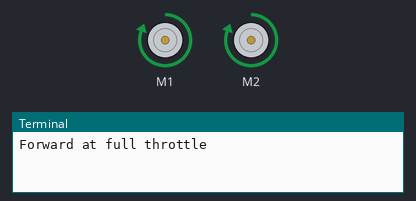
A program run on a simulated Raspberry Pi (BCM pin numbers). Shown: 2 × DC motor (green arrow = forward, orange = backward, longer = faster), the last lines printed to the terminal. At 13.5 s the program stops and its outputs stay as they are.

Above: at 0.1 s.
At 2.1 s:
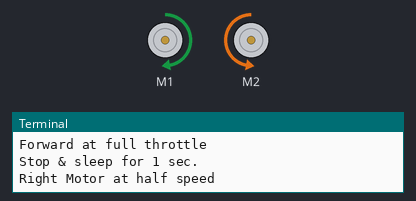
At 7.1 s:
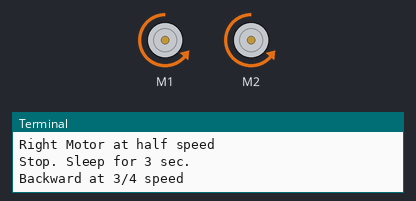
At 13.6 s:
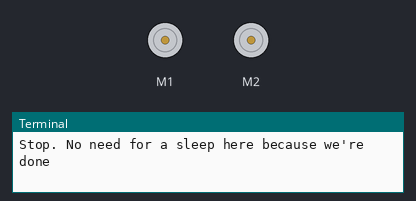
Timing chart, 0 to 15.0 s (numbered marks = the images above):
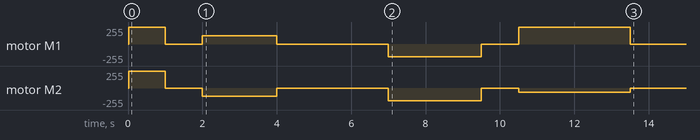

Measured:
- by itself, motor M1: stopped → forward 255/255 at 0.02 s, → stopped 0.98 s later, → forward 127/255 1.0 s later, → stopped 2.0 s later, … (8 changes in this stretch)
- by itself, motor M2: stopped → forward 255/255 at 0.02 s, → stopped 0.98 s later, → backward 127/255 1.0 s later, → stopped 2.0 s later, … (8 changes in this stretch)

The program:

motor_hat.py
```python
# Before this code can run, the library named: adafruit-circuitpython-motorkit
# must be installed on your Raspberry Pi. Install it with this command:
# sudo pip3 install adafruit-circuitpython-motorkit

# You'll need the three lines below each time you
# write code to power the bot
from adafruit_motorkit import MotorKit
#kit = MotorKit()
# NOTE: If using the Waveshare Motor Driver Hat, change the above line to:
kit = MotorKit(0x40)
# Also, only if using the Waveshare Motor Driver Hat, be sure you've installed
# and modified CircuitPython files, in particular the file at:
# sudo nano /usr/lib/python3/dist-packages/adafruit_motorkit.py
# as described in the tutorial at:
# https://gallaugher.com/makersnack-install-and-test-the-waveshare-raspberry-pi/
import time

# Forward at full throttle
kit.motor1.throttle = 1.0
kit.motor2.throttle = 1.0
# A 1.0 second sleep pauses the code while
# motors are running. After 1.0 sec., the
# lines after sleep will set throttle to zero,
# effectively turning the motor off.
print("Forward at full throttle")
time.sleep(1.0)
# Stop & sleep for 1 sec.
kit.motor1.throttle = 0.0
kit.motor2.throttle = 0.0
print("Stop & sleep for 1 sec.")
time.sleep(1.0)

# Right at half speed
kit.motor1.throttle = 0.5
kit.motor2.throttle = -0.5
# let motors run for 2.0 seconds.
print("Right Motor at half speed")
time.sleep(2.0)
# Stop. Sleep for 3 sec.
kit.motor1.throttle = 0.0
kit.motor2.throttle = 0.0
print("Stop. Sleep for 3 sec.")
time.sleep(3.0)

# Backward at 3/4 speed
kit.motor1.throttle = -0.75
kit.motor2.throttle = -0.75
# let motors run for 2.5 seconds
print("Backward at 3/4 speed")
time.sleep(2.5)
# Stop. Sleep for 1 sec.
kit.motor1.throttle = 0.0
kit.motor2.throttle = 0.0
print("Stop. Sleep for 1 sec.")
time.sleep(1.0)

# Forward rt at full speed, backward left at 1/4 speed
kit.motor1.throttle = 1.0
kit.motor2.throttle = -0.25
# let motors run for 3 seconds
print("Forward rt at full speed, backward left at 1/4 speed")
time.sleep(3.0)
# Stop. No need for a sleep here because we're done.
kit.motor1.throttle = 0.0
kit.motor2.throttle = 0.0
print("Stop. No need for a sleep here because we're done")
```
